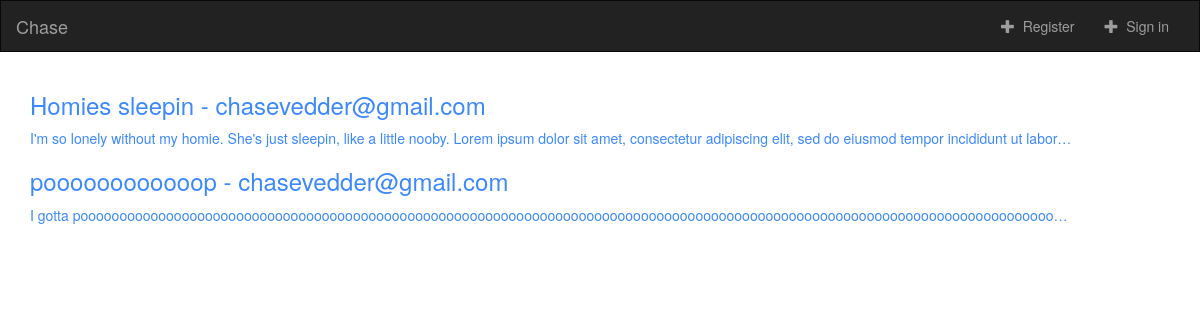
Before: / with the older database file.
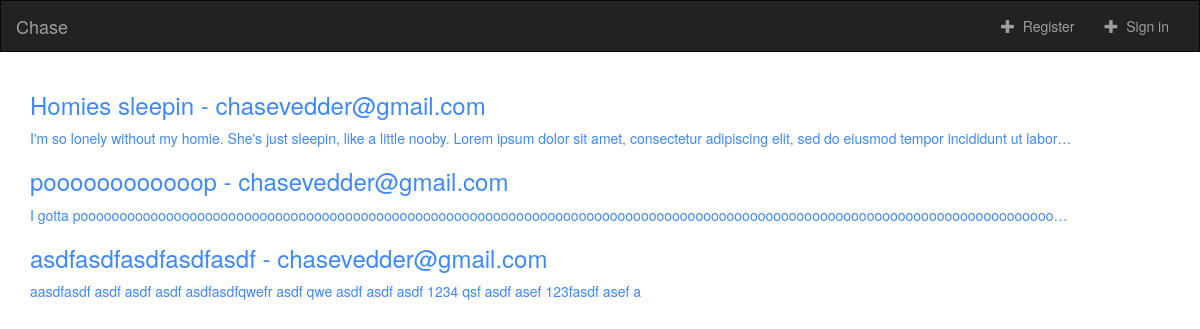
After: the same page with the newer database file.
### website/models.py (models this page shows, shortened)
class BlogPost(models.Model):
    title = models.CharField(max_length=255)
    author = models.ForeignKey(MyUser)
    content = models.TextField(max_length=10000)

### customauth/models.py (models this page shows, shortened)
class MyUser(AbstractBaseUser):
    email = models.EmailField(
        verbose_name='email address',
        max_length=255,
        unique=True
    )
    is_active = models.BooleanField(default=True)
    is_admin = models.BooleanField(default=False)
    objects = MyUserManager()
    USERNAME_FIELD = 'email'
    REQUIRED_FIELDS = []
    def __str__(self):
        return self.email

### website/views.py (the view)
# urls.py: url(r'^$', views.index, name='index'),
def index(request):
    return render(request, 'website/index.html', {'blogs': BlogPost.objects.all()})

### website/templates/website/index.html (shortened to what this page needs)
{% extends 'website/base.html' %}
{% block body %}
<div class="container-fluid">
    <div class="col-md-11">
        {% for blog in blogs %}
            <div class="post">
                <a href="{% url 'website:post-detail' blog.pk %}">
                    <h3>
                        {{ blog.title }} - {{ blog.author }}
                    </h3>
                    <h4">
                        {{ blog.content }}
                </a>
            </div>
        {% endfor %}
    </div>
</div>
{% endblock %}

Changed rows visible on the page:
added BlogPost: title "asdfasdfasdfasdfasdf", author "chasevedder@gmail.com", content "aasdfasdf asdf asdf asdf asdfasdfqwefr asdf qwe asdf asdf asdf 1234 qsf asdf asef 123fasdf asef a"
